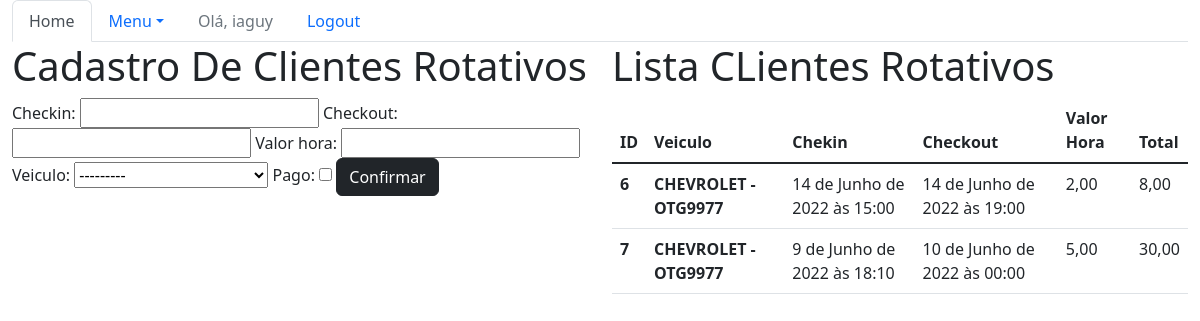
Page /sistema/mov-rota-list/ (signed in) on the committed database.
### core/models.py (models this page shows, shortened)
class MovRotativo(models.Model):
    checkin = models.DateTimeField(auto_now=False)
    checkout = models.DateTimeField(auto_now=False, blank=True, null=True)
    valor_hora = models.DecimalField(max_digits=5, decimal_places=2)
    veiculo = models.ForeignKey(Veiculo, on_delete=models.CASCADE)
    pago = models.BooleanField(default=False)
    def horas_total(self):
        return math.ceil((self.checkout - self.checkin).total_seconds() / 3600)
    def total(self):
        return self.valor_hora * self.horas_total()

class Veiculo(models.Model):
    marca = models.ForeignKey(Marca, on_delete=models.CASCADE)
    placa = models.CharField(max_length=7)
    proprietario = models.ForeignKey(Pessoa, on_delete=models.CASCADE)
    cor = models.CharField(max_length=15)
    observacoes = models.TextField()
    def __str__(self):
        return self.marca.nome + ' - ' + self.placa

class Marca(models.Model):
    nome = models.CharField(max_length=50)

### core/views.py (the view)
# urls.py: path('mov-rota-list/', lista_movrotativos, name='core_lista_movrotativos'),
@login_required
def lista_movrotativos(request):
    mov_rota = MovRotativo.objects.all()
    form = MovRotativoForm()
    data = {'mov_rota': mov_rota, 'form': form}
    return render(request, 'core/lista_movrotativos.html', data)

### core/forms.py
class MovRotativoForm(ModelForm):
    class Meta:
        model = MovRotativo
        fields = '__all__'

### core/templates/core/lista_movrotativos.html (shortened to what this page needs)
{% extends 'base.html' %}
{% load bootstrap %}
{% block menu %}
    <ul class="nav nav-tabs">
        <li class="nav-item">
        <a class="nav-link active" aria-current="page" href="{% url 'core_home' %}">Home</a>
        </li>
        <li class="nav-item dropdown">
        <a class="nav-link dropdown-toggle" data-bs-toggle="dropdown" href="#" role="button" aria-expanded="false">Menu</a>
        {% if user.is_authenticated %}
            <li class="nav-item">
                <a class="nav-link disabled" href="#">Olá, {{ user }}</a>
            </li>
            </li>
            <li class="nav-item">
                <a class="nav-link" href="{% url 'logout' %}">Logout</a>
            </li>
        {% else %}
            </li>
                <li class="nav-item">
                    <a class="nav-link" href="{% url 'login' %}">Login</a>
                </li>
        {% endif %}
    </ul>
{% endblock menu %}
{% block main %}
  <!DOCTYPE html>
  <html lang="pt-br">
  <head>
  </head>
  <body>
    <div class="row">
      <div class="col-sm-6">
          <h1>Cadastro De Clientes Rotativos</h1>
          <form action="{% url 'core_movrotativos_novo'%}" method="POST">
              {{ form|bootstrap }}
              <button type="submit" class="btn btn-dark">Confirmar</button>
          </form>
      </div>
      <div class="col-sm-6">
          <h1>Lista CLientes Rotativos</h1>
          <table class="table">
              <thead>
                <tr>
                  <th scope="col">ID</th>
                  <th scope="col">Veiculo</th>
                  <th scope="col">Chekin</th>
                  <th scope="col">Checkout</th>
                  <th scope="col">Valor Hora</th>
                  <th scope="col">Total</th>
                </tr>
              </thead>
              <tbody>
                  {% for mov in mov_rota %}
                      <tr>
                          <th scope="row">{{mov.id}}</th>
                          <th scope="row"><a href="{% url 'core_movrotativos_update' mov.id%}">{{mov.veiculo}}</a></th>
                          <td scope="row">{{mov.checkin}}</td>
                          <td scope="row">{{mov.checkout}}</td>
                          <td scope="row">{{mov.valor_hora}}</td>
                          <td scope="row">{{mov.total}}</td>
                      </tr>
                  {% endfor %}
              </tbody>
            </table>
      </div>
  </body>
  </html>
{% endblock %}

### rows in the picture
MovRotativo: id "6", veiculo "CHEVROLET - OTG9977", checkin "14 de Junho de 2022 às 15:00", checkout "14 de Junho de 2022 às 19:00", valor_hora "2,00", total "8,00"
MovRotativo: id "7", veiculo "CHEVROLET - OTG9977", checkin "9 de Junho de 2022 às 18:10", checkout "10 de Junho de 2022 às 00:00", valor_hora "5,00", total "30,00"

### other values in the picture
{{ user }} "iaguy"
